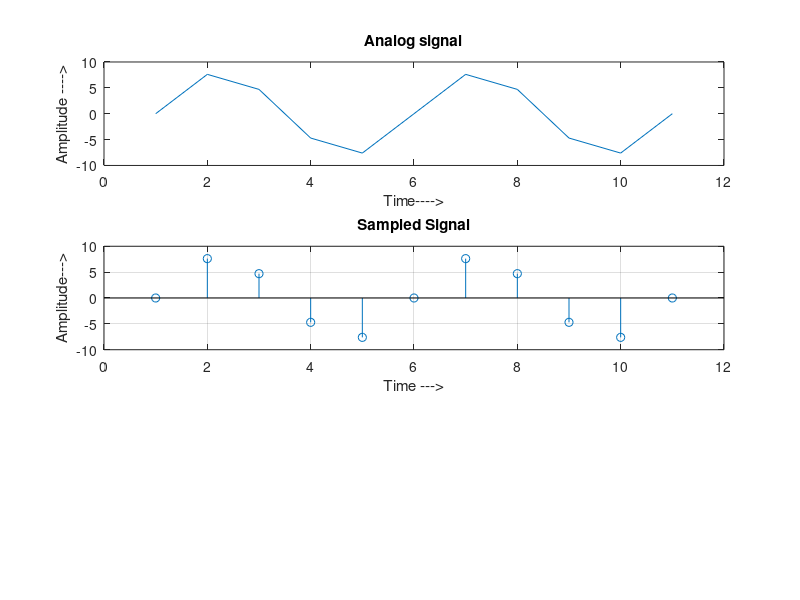

Here is the MATLAB script that generated this plot: (Note: this script raises an error after producing the figure.)
clc;
close all;
clear all;
n= input ('Enter n value for n bit-PCM ytem : ');
n1 = input ('Enter number of samples in a period : ');
L=2^n;

x=0:2*pi/n1:4*pi;
s=8*sin(x);
subplot(3,1,1);
plot(s);
title('Analog signal');
ylabel('Amplitude ---->');
xlabel('Time---->');
subplot(3,1,2);
stem(s);grid on ; title ('Sampled Signal');
ylabel('Amplitude--->');xlabel('Time --->');

%Qunatization Proess
vmax = 0 ;
vmin = -vmx;
vmin= -vmax;
del=( vmax-vmin) /I;
part=vmin:del:vmax;
code=vmm6tgin- (del/2) :del:vmaxt (del/2) 